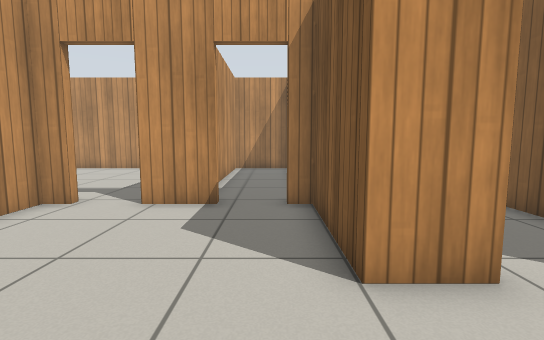
View 1 (above)

16 first-person views from a walk through a robot-simulator world made for Gazebo. The camera is 0.83 m above the floor, tilts 6° down and sees 85° across. The floor is counted in squares, 0.5 m on a side. Each view is taken from the middle of a square. On the plan, view 1 faces up. The plan holds only what a view shows up to about 15 squares ahead; the rest is blank. Simple patterns stand in for the simulator's built-in surfaces.

View 2
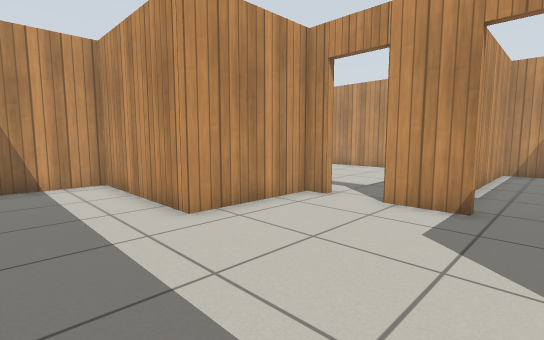

View 3
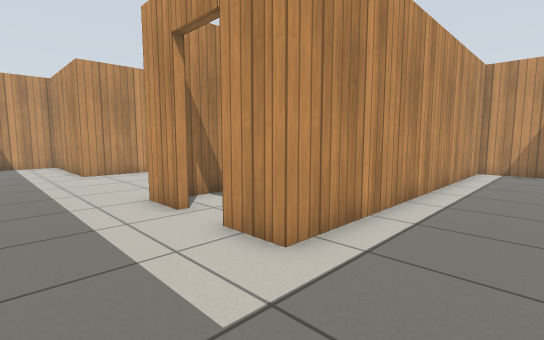

View 4
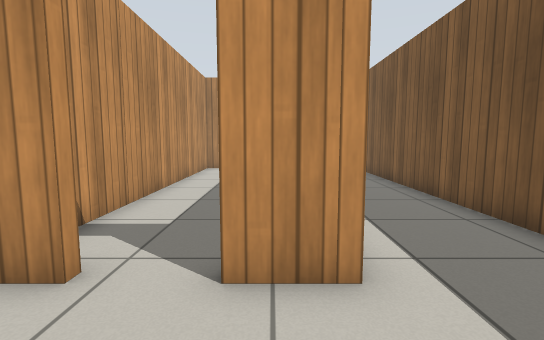

View 5
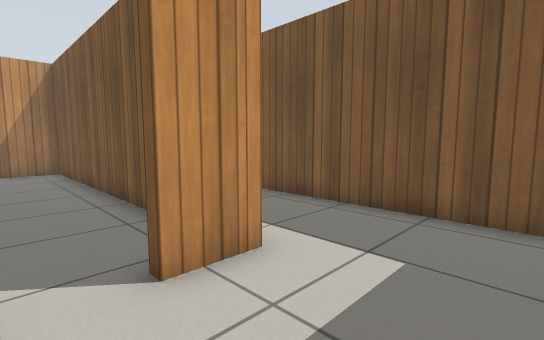

View 6
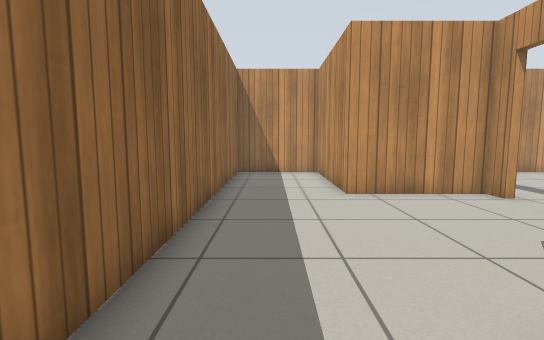

View 7
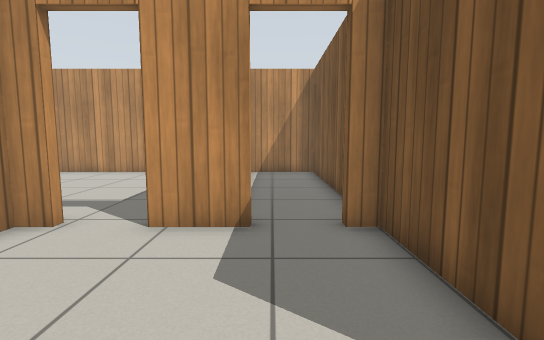

View 8
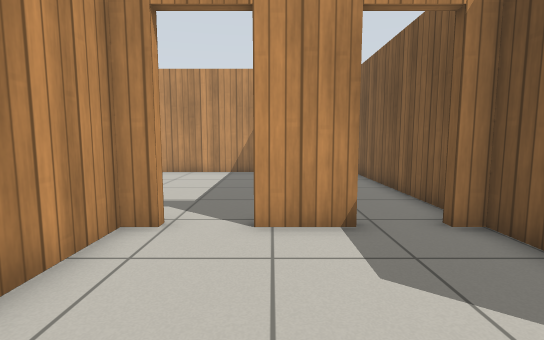

View 9
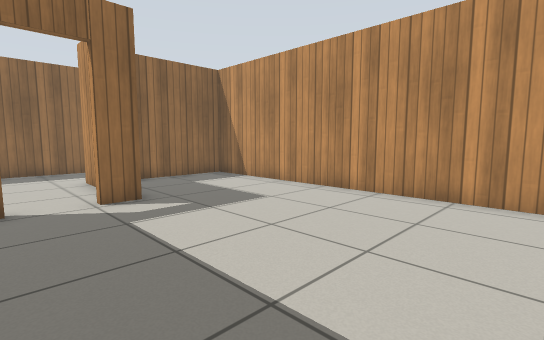

View 10
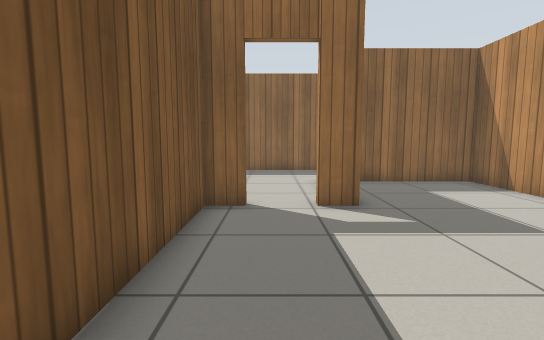

View 11
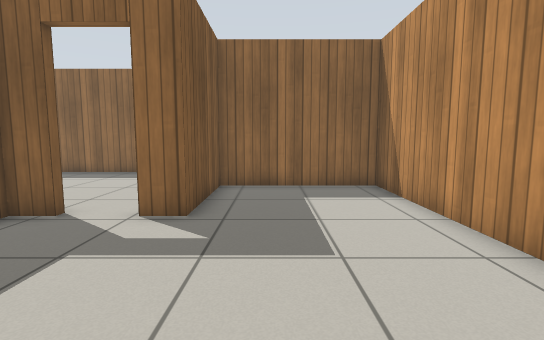

View 12
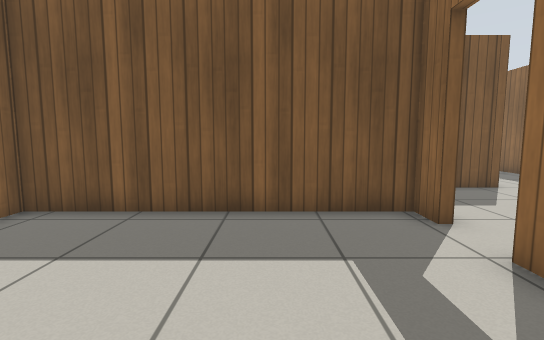

View 13
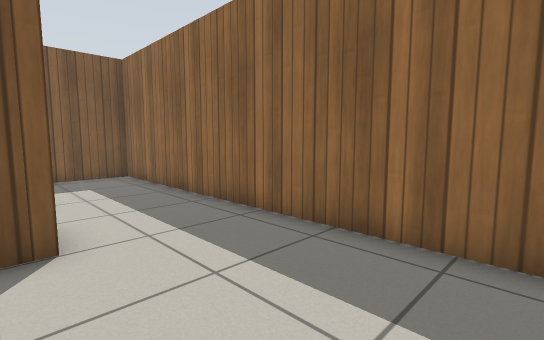

View 14
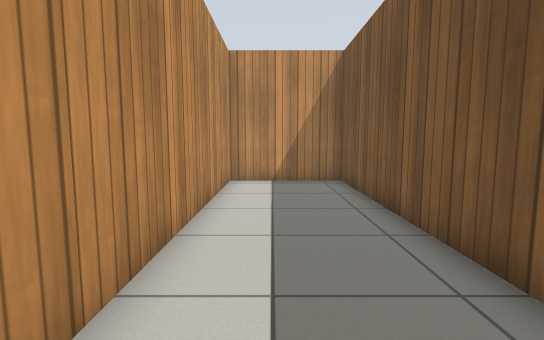

View 15
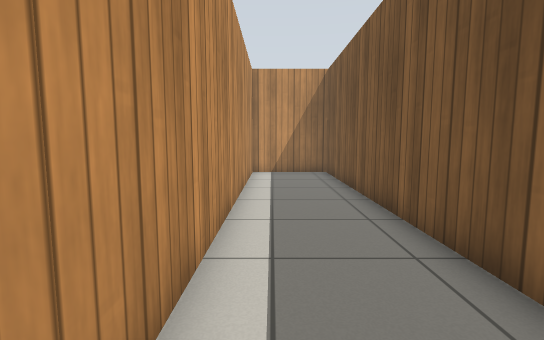

View 16
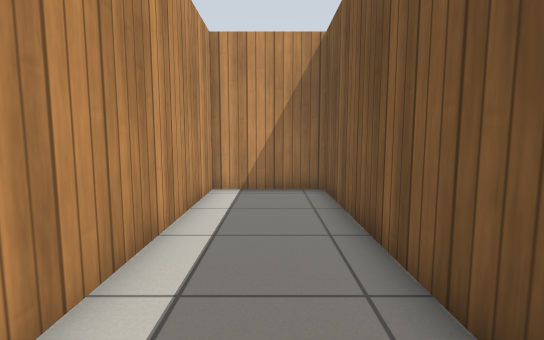

### Floor plan
Points are (right, up) in squares from view 1. A wall is a line through its corners. A room is listed if a view was taken in it or the views show most of it. See-through windows are left out.
Room 1 (views 1, 2, 3, 4, 5, 6, 7, 8, 13, 15, 16)
walls: (2.6, 3.3) (1, 3.3) (1, 7.5) (0.4, 7.5); (-1.4, 7.5) (-3.3, 7.5); (-5.1, 7.5) (-5.9, 7.5) (-5.9, 3.3) (-11.7, 3.3) (-11.7, -0.7) (9.7, -0.7) (9.7, 16.7) (6, 16.7) (6, 3.3) (4.4, 3.3)
ways out: open door at (-4.5, 8) to room 2; open door at (3.5, 3.5) to room 3; open door at (-0.5, 8) to room 4
Room 2 (views 9, 10, 11, 12)
walls: (-3.3, 7.8) (-2.3, 7.8) (-2.3, 16.7) (-11.6, 16.7); (-11.7, 15.8) (-11.7, 3.6) (-6.2, 3.6) (-6.2, 7.8) (-5.1, 7.8)
ways out: open door at (-4.5, 8) to room 1
Room 3 (view 14)
walls: (5.7, 6.1) (5.7, 16.7) (1.3, 16.7) (1.3, 4.3)
ways out: open door at (3.5, 3.5) to room 1
Room 4 (no view inside)
walls: (1, 8.7) (1, 16.7) (-2, 16.7) (-2, 11.1)
ways out: open door at (-0.5, 8) to room 1

Where each view was taken, in squares from view 1:
view 1: 0 up, 0 right, facing up
view 2: 0 up, 0 right, facing up-left
view 3: 0 up, 9 right, facing up-left
view 4: 0 up, 5 right, facing up
view 5: 0 up, 3 right, facing up-right
view 6: 1 up, 3 right, facing left
view 7: 2 up, 1 left, facing up
view 8: 2 up, 3 left, facing up
view 9: 16 up, 3 left, facing down-left
view 10: 15 up, 4 left, facing down
view 11: 14 up, 8 left, facing down
view 12: 11 up, 9 left, facing right
view 13: 4 up, 4 left, facing down-right
view 14: 5 up, 3 right, facing up
view 15: 2 up, 7 right, facing up
view 16: 7 up, 8 right, facing up
